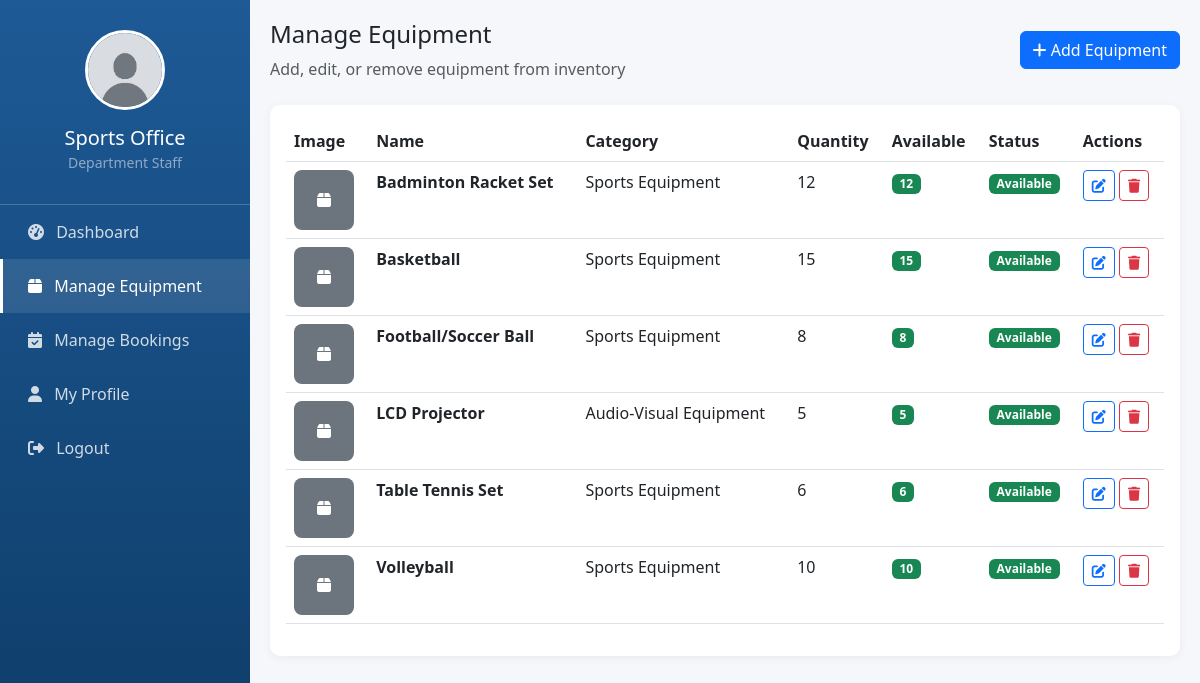
The app's page /department/manage_equipment.php (signed in) with its own data.
### tables this page shows
CREATE TABLE IF NOT EXISTS equipment (
    id INT PRIMARY KEY AUTO_INCREMENT,
    name VARCHAR(150) NOT NULL,
    category_id INT,
    description TEXT,
    quantity INT DEFAULT 1,
    available_quantity INT DEFAULT 1,
    image VARCHAR(255),
    status ENUM('available', 'unavailable', 'maintenance') DEFAULT 'available',
    created_at TIMESTAMP DEFAULT CURRENT_TIMESTAMP,
    FOREIGN KEY (category_id) REFERENCES categories(id) ON DELETE SET NULL
);

CREATE TABLE IF NOT EXISTS categories (
    id INT PRIMARY KEY AUTO_INCREMENT,
    name VARCHAR(100) NOT NULL,
    description TEXT,
    created_at TIMESTAMP DEFAULT CURRENT_TIMESTAMP
);

### config.php (called while the page is built, shortened)
<?php
function getProfilePicture($filename) {
    $defaultFile = 'default-avatar.jpg';
    $uploadPath = __DIR__ . '/' . PROFILE_UPLOAD_DIR;
    $uploadUrl = BASE_URL . PROFILE_UPLOAD_DIR;
    if (empty($filename) || !file_exists($uploadPath . $filename)) {
        return $uploadUrl . $defaultFile;
    }
    return $uploadUrl . $filename;
}

### department/manage_equipment.php (the view, shortened to what this page needs)
<?php
require_once '../config.php';
$equipment_sql = "SELECT e.*, c.name as category_name FROM equipment e
                  LEFT JOIN categories c ON e.category_id = c.id
                  ORDER BY e.name";
$equipment = $conn->query($equipment_sql);
?>
<!DOCTYPE html>
<html lang="en">
<head>
    <link href="https://cdn.jsdelivr.net/npm/bootstrap@5.3.0/dist/css/bootstrap.min.css" rel="stylesheet">
    <link rel="stylesheet" href="https://cdnjs.cloudflare.com/ajax/libs/font-awesome/6.4.0/css/all.min.css">
</head>
<body>
    <div class="sidebar">
        <div class="profile-section">
            <img src="<?= getProfilePicture($_SESSION['profile_picture']) ?>" class="profile-img" alt="Profile">
            <h5 class="mt-3 mb-0"><?php echo $_SESSION['first_name'] . ' ' . $_SESSION['last_name']; ?></h5>
            <small class="text-white-50">Department Staff</small>
        </div>
        <nav class="nav flex-column">
            <a class="nav-link" href="dashboard.php">
                <i class="fas fa-tachometer-alt me-2"></i> Dashboard
            </a>
            <a class="nav-link active" href="manage_equipment.php">
                <i class="fas fa-box me-2"></i> Manage Equipment
            </a>
            <a class="nav-link" href="manage_bookings.php">
                <i class="fas fa-calendar-check me-2"></i> Manage Bookings
            </a>
            <a class="nav-link" href="profile.php">
                <i class="fas fa-user me-2"></i> My Profile
            </a>
            <a class="nav-link" href="../logout.php">
                <i class="fas fa-sign-out-alt me-2"></i> Logout
            </a>
        </nav>
    </div>
    <div class="main-content">
        <div class="d-flex justify-content-between align-items-center mb-4">
            <div>
                <h4>Manage Equipment</h4>
                <p class="text-muted mb-0">Add, edit, or remove equipment from inventory</p>
            </div>
            <button class="btn btn-primary" data-bs-toggle="modal" data-bs-target="#addModal">
                <i class="fas fa-plus"></i> Add Equipment
            </button>
        </div>
        <div class="card">
            <div class="card-body">
                <div class="table-responsive">
                    <table class="table table-hover">
                        <thead>
                            <tr>
                                <th>Image</th>
                                <th>Name</th>
                                <th>Category</th>
                                <th>Quantity</th>
                                <th>Available</th>
                                <th>Status</th>
                                <th>Actions</th>
                            </tr>
                        </thead>
                        <tbody>
                            <?php if ($equipment->num_rows > 0): ?>
                                <?php while ($equip = $equipment->fetch_assoc()): ?>
                                    <tr>
                                        <td>
                                            <?php if (!empty($equip['image'])): ?>
                                                <img src="<?php echo BASE_URL . EQUIPMENT_UPLOAD_DIR . $equip['image']; ?>" class="equipment-img" alt="">
                                            <?php else: ?>
                                                <div class="equipment-img bg-secondary d-flex align-items-center justify-content-center">
                                                    <i class="fas fa-box text-white"></i>
                                                </div>
                                            <?php endif; ?>
                                        </td>
                                        <td><strong><?php echo htmlspecialchars($equip['name']); ?></strong></td>
                                        <td><?php echo htmlspecialchars($equip['category_name']); ?></td>
                                        <td><?php echo $equip['quantity']; ?></td>
                                        <td><span class="badge bg-success"><?php echo $equip['available_quantity']; ?></span></td>
                                        <td>
                                            <span class="badge <?php echo $equip['status'] == 'available' ? 'bg-success' : 'bg-danger'; ?>">
                                                <?php echo ucfirst($equip['status']); ?>
                                            </span>
                                        </td>
                                        <td>
                                            <button class="btn btn-sm btn-outline-primary" onclick="editEquipment(<?php echo htmlspecialchars(json_encode($equip)); ?>)">
                                                <i class="fas fa-edit"></i>
                                            </button>
                                            <a href="manage_equipment.php?delete=1&id=<?php echo $equip['id']; ?>" class="btn btn-sm btn-outline-danger" onclick="return confirm('Are you sure?')">
                                                <i class="fas fa-trash"></i>
                                            </a>
                                        </td>
                                    </tr>
                                <?php endwhile; ?>
                            <?php else: ?>
                                <tr>
                                    <td colspan="7" class="text-center py-4 text-muted">No equipment found</td>
                                </tr>
                            <?php endif; ?>
                        </tbody>
                    </table>
                </div>
            </div>
        </div>
    </div>
</body>
</html>

### department/manage_equipment.php (style rules this page uses)
:root { --primary-blue: #1e5a96; }
body { background: #f5f7fa; }
.sidebar { min-height: 100vh; background: linear-gradient(180deg, var(--primary-blue), #0d3b66); color: white; position: fixed; width: 250px; }
.sidebar .profile-section { padding: 30px 20px; text-align: center; border-bottom: 1px solid rgba(255,255,255,0.2); }
.sidebar .profile-img { width: 80px; height: 80px; border-radius: 50%; border: 3px solid white; object-fit: cover; }
.sidebar .nav-link { color: rgba(255,255,255,0.8); padding: 15px 25px; transition: all 0.3s; border-left: 3px solid transparent; }
.sidebar .nav-link:hover, .sidebar .nav-link.active { background: rgba(255,255,255,0.1); color: white; border-left-color: white; }
.main-content { margin-left: 250px; padding: 20px; }
.card { border: none; border-radius: 10px; box-shadow: 0 2px 10px rgba(0,0,0,0.05); }
.equipment-img { width: 60px; height: 60px; object-fit: cover; border-radius: 8px; }

### records on screen
equipment: name "Badminton Racket Set", category.name "Sports Equipment", quantity "12", available_quantity "12", status "Available"
equipment: name "Basketball", category.name "Sports Equipment", quantity "15", available_quantity "15", status "Available"
equipment: name "Football/Soccer Ball", category.name "Sports Equipment", quantity "8", available_quantity "8", status "Available"
equipment: name "LCD Projector", category.name "Audio-Visual Equipment", quantity "5", available_quantity "5", status "Available"
equipment: name "Table Tennis Set", category.name "Sports Equipment", quantity "6", available_quantity "6", status "Available"
equipment: name "Volleyball", category.name "Sports Equipment", quantity "10", available_quantity "10", status "Available"

### other values on screen
$_SESSION['first_name'] "Sports"
$_SESSION['last_name'] "Office"
